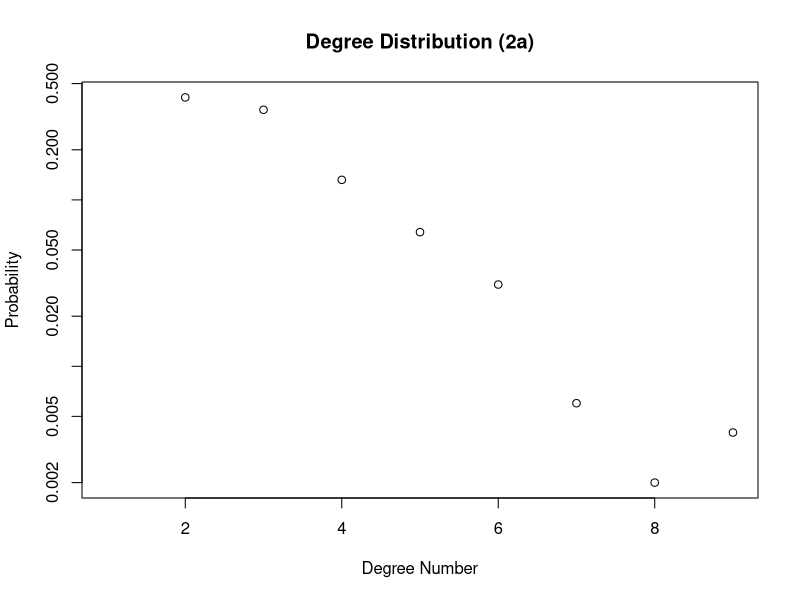
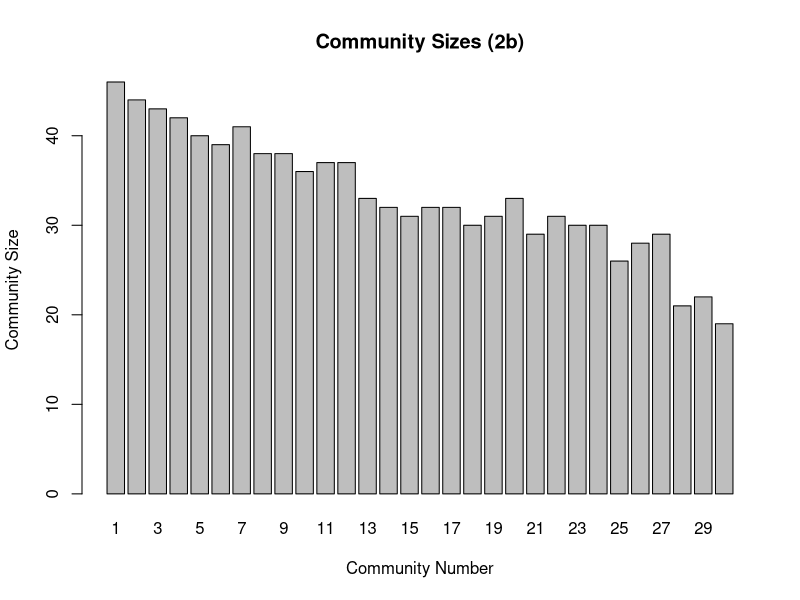
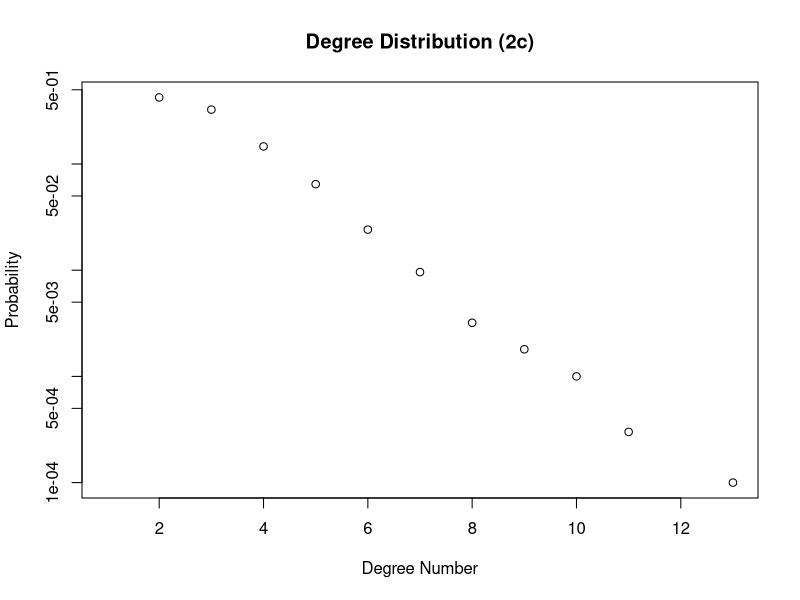
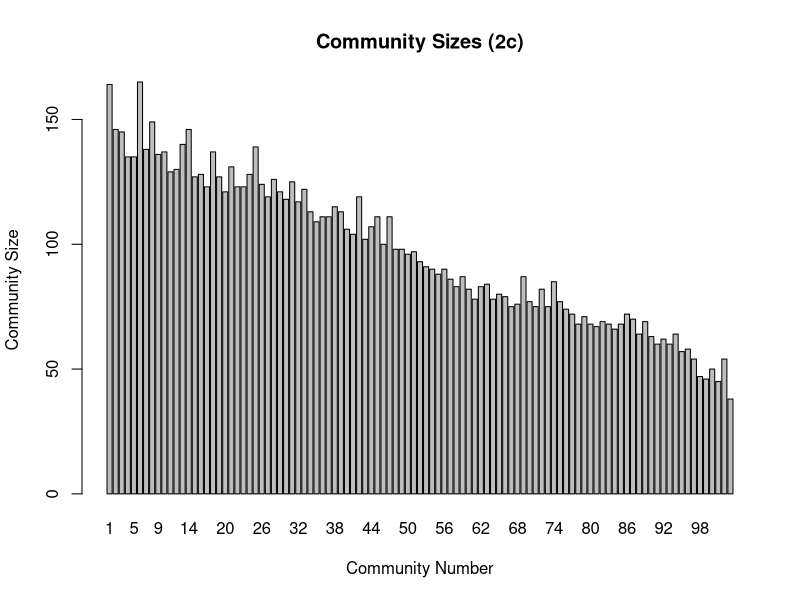
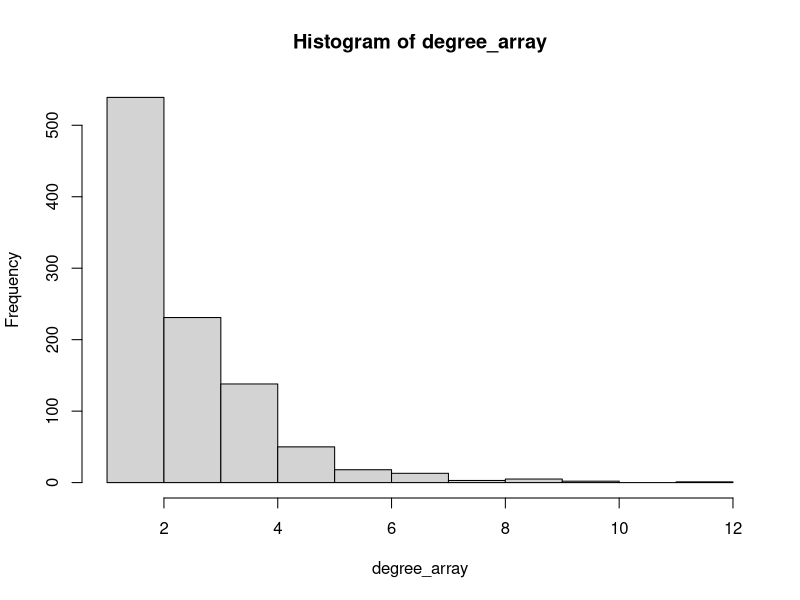
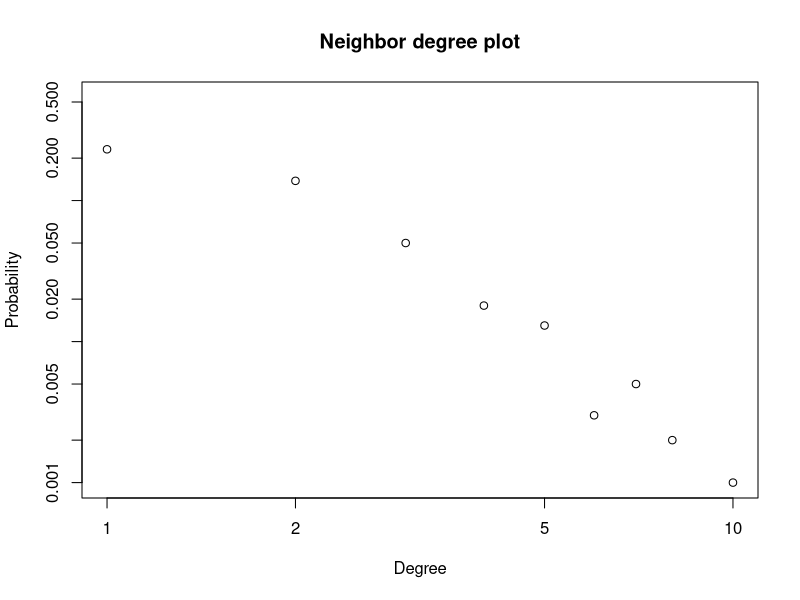
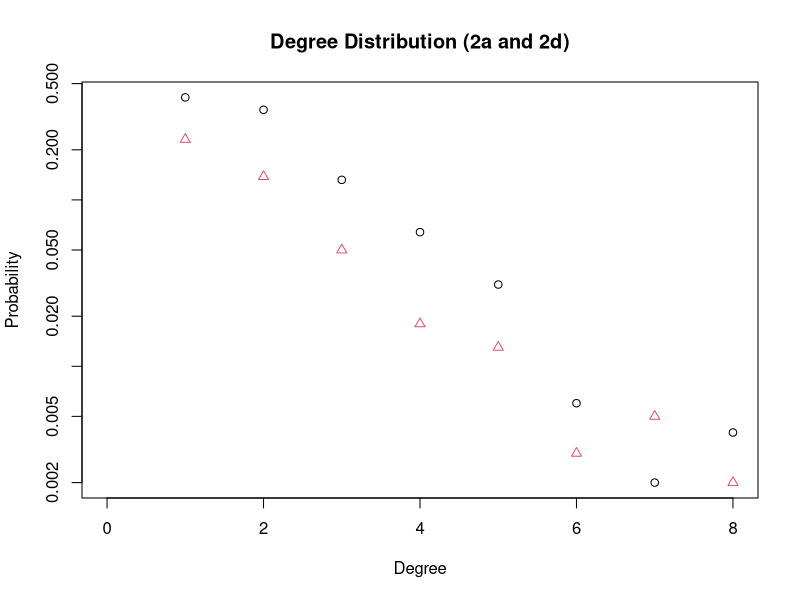

Generate these figures, in order, with R:
##Download and install the package 
#install.packages("igraph")

##Load package
library(igraph)

rm(list=ls())
nodesNum = 1000

#2 
#Create a network with a fat-tailed degree distribution
#2-a

degreePro = -3

g_2a = barabasi.game(nodesNum, degreePro, directed = FALSE)
deg_dist_2a <- degree.distribution(g_2a)
x_plot_2a = 0:(length(deg_dist_2a)-1)
plot(deg_dist_2a, log = "y", main="Degree Distribution (2a)", xlab="Degree Number", ylab="Probability")
dia_2a <- diameter(g_2a, unconnected = TRUE)


#2-b
is.connected(g_2a)
cl_2a <- clusters(g_2a)
gccIndex_2a <- which.max(cl_2a$size)
nonGccNodes_2b <- (1:vcount(g_2a))[cl_2a$membership != gccIndex_2a]
gcc_2b <- delete.vertices(g_2a, nonGccNodes_2b)

#community structure
community_str_2b <- fastgreedy.community(gcc_2b, merges=TRUE, modularity=TRUE,membership=TRUE, weights=NULL)
modularity(community_str_2b)
sizes(community_str_2b)
barplot(sizes(community_str_2b),  main="Community Sizes (2b)", xlab="Community Number", ylab="Community Size")

#2-c

nodesNum2 = 10000

g_2c = barabasi.game(nodesNum2, degreePro, directed = FALSE)
deg_dist_2c <- degree.distribution(g_2c)
x_plot_2c = 0:(length(deg_dist_2c)-1)
plot(deg_dist_2c, log = "y", main="Degree Distribution (2c)", xlab="Degree Number", ylab="Probability")
dia_2c <- diameter(g_2c, unconnected = TRUE)
is.connected(g_2c)

#GCC calculation

cl_2c <- clusters(g_2c)
gccIndex_2c <- which.max(cl_2c$size)
nonGccNodes_2c <- (1:vcount(g_2c))[cl_2c$membership != gccIndex_2c]
gcc_2c <- delete.vertices(g_2c, nonGccNodes_2c)

#community structure
community_str_2c <- fastgreedy.community(gcc_2c, merges=TRUE, modularity=TRUE,membership=TRUE, weights=NULL)
modularity(community_str_2c)
sizes(community_str_2c)
barplot(sizes(community_str_2c),  main="Community Sizes (2c)", xlab="Community Number", ylab="Community Size")

#2-d
chosennodes <- 1000
degree_array <- vector()
smpl <- sample(1:nodesNum2, chosennodes, replace=TRUE)
for (i in 1:chosennodes){
  vtx <- V(gcc_2c)[smpl[i]]
  #dg <- degree(gcc_2c, vtx)
  n_vtx <- neighbors(gcc_2c, vtx)
  
  smpl2 <- sample(1:length(n_vtx),1,replace=TRUE)
  neighbor_degree <- degree(gcc_2c, n_vtx[smpl2])
  degree_array <- c(degree_array, neighbor_degree)
}

degree_prob <- hist(degree_array)$density
x_plot = 0:(length(degree_prob)-1)

plot(x_plot, degree_prob,  log = "xy", main = "Neighbor degree plot", xlab = "Degree", ylab = "Probability")


dd1 <- deg_dist_2a
dd2 <- degree_prob
plot(x_plot_2a, dd1, log="y", main="Degree Distribution (2a and 2d)", xlab="Degree",ylab="Probability")
points(x_plot, dd2, col=2, pch=2)


